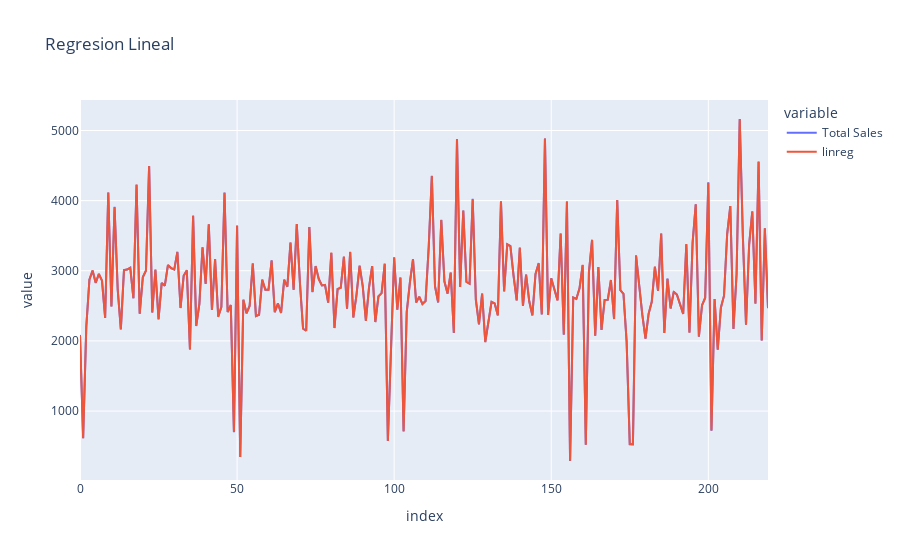

Notebook code for this chart:
### Code cell
from matplotlib import pyplot as plt
predicciones.plot(title="Linear Regresion")

### Figure 1 — Plotly figure (JSON) as saved in the notebook; plotly's stock layout.template omitted (floating-point values rounded to 4 significant figures; data arrays with more than 128 entries replaced by an {"elided": "..."} marker saying what was removed)
{"data": [{"hovertemplate": "variable=Total Sales<br>index=%{x}<br>value=%{y}<extra></extra>", "legendgroup": "Total Sales", "line": {"color": "#636efa", "dash": "solid"}, "marker": {"symbol": "circle"}, "mode": "lines", "name": "Total Sales", "orientation": "v", "showlegend": true, "type": "scatter", "x": {"elided": "220 int values"}, "xaxis": "x", "y": {"elided": "220 float values"}, "yaxis": "y"}, {"hovertemplate": "variable=linreg<br>index=%{x}<br>value=%{y}<extra></extra>", "legendgroup": "linreg", "line": {"color": "#EF553B", "dash": "solid"}, "marker": {"symbol": "circle"}, "mode": "lines", "name": "linreg", "orientation": "v", "showlegend": true, "type": "scatter", "x": {"elided": "220 int values"}, "xaxis": "x", "y": {"elided": "220 float values"}, "yaxis": "y"}], "layout": {"legend": {"title": {"text": "variable"}, "tracegroupgap": 0}, "title": {"text": "Regresion Lineal"}, "xaxis": {"anchor": "y", "domain": [0, 1], "title": {"text": "index"}}, "yaxis": {"anchor": "x", "domain": [0, 1], "title": {"text": "value"}}}}
